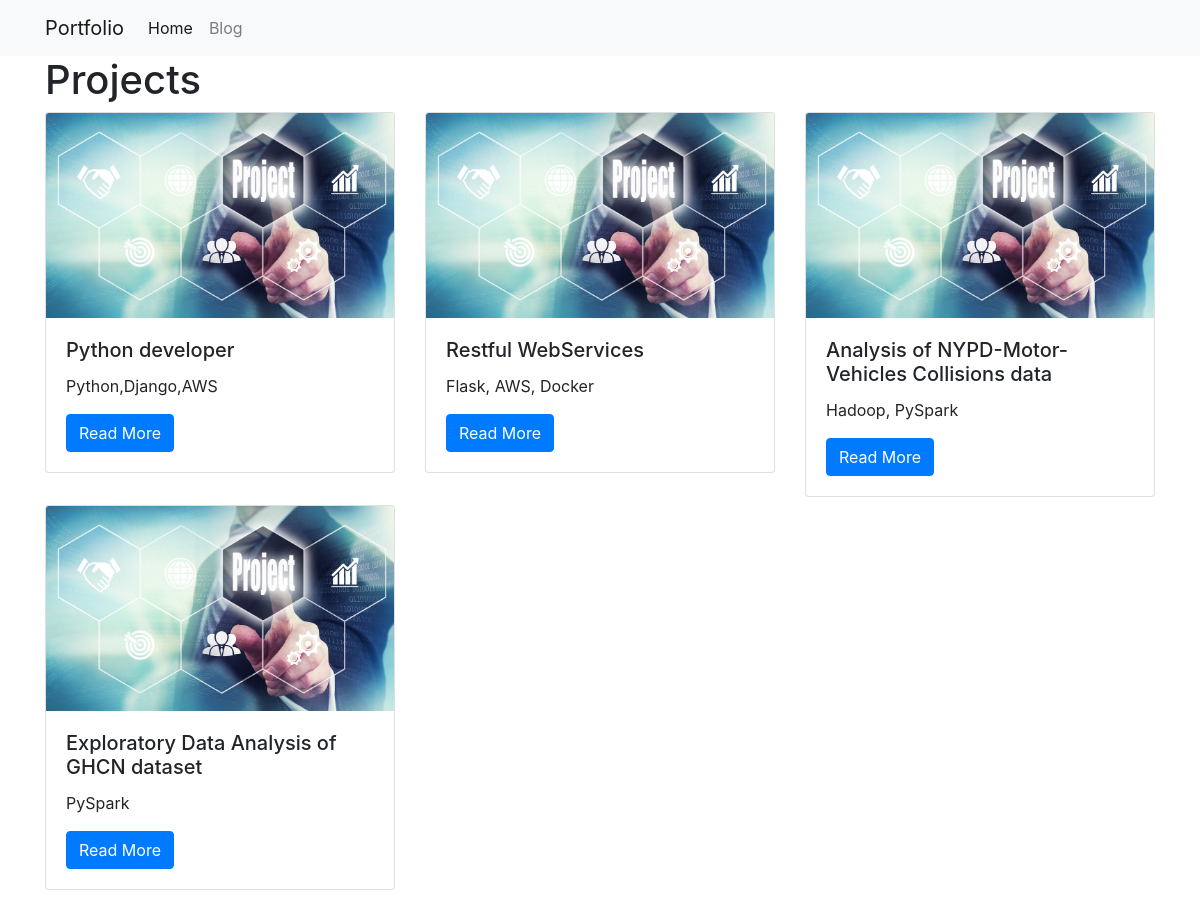
/projects/, run on the app's committed database.
### hello_world/models.py (models this page shows, shortened)
class Project(models.Model):
    objects = models.Manager()
    title = models.CharField(max_length = 100)
    description = models.TextField()
    technology = models.CharField(max_length = 20)
    image = models.ImageField(upload_to='img/')#The location of the uploaded image will be in MEDIA_ROOT/images

### hello_world/views.py (the view)
# urls.py: path('',views.project_index,name = 'project_index'),
def project_index(request):
    projects = Project.objects.all()
    context = {'projects':projects}
    return render(request,'project_index.html',context)

### hello_world/templates/project_index.html (shortened to what this page needs)
{% extends "base.html" %}
{% load static %}
{% block page_content %}
<h1>Projects</h1>
<div class="row">
{% for project in projects %}
    <div class ="col-md-4">
      <div class = "card mb-2">
       <img class = "card-img-top" src = "{{project.image.url}}">
        <div class = "card-body">
           <h5 class = "card-title">{{project.title}}</h5>
           <p class = "card-text">{{project.technology}}</p>
           <a href = "{% url 'project_detail' project.id %}" class = "btn btn-primary">Read More</a>
        </div>
      </div>
    </div>
{% endfor %}
</div>
{% endblock %}

### portfolio/templates/base.html (shortened to what this page needs)
<link rel="stylesheet" href="https://stackpath.bootstrapcdn.com/bootstrap/4.1.3/css/bootstrap.min.css">
<nav class="navbar navbar-expand-lg navbar-light bg-light">
    <div class="container">
        <a class="navbar-brand" href="{% url 'project_index' %}">Portfolio</a>
        <div class="collapse navbar-collapse" id="navbarSupportedContent">
          <ul class="navbar-nav mr-auto">
            <li class="nav-item active">
              <a class="nav-link" href="{% url 'project_index' %}">Home</a>
            </li>
            <li class="nav-item">
              <a class="nav-link" href="{% url 'blog_index' %}">Blog</a>
            </li>
          </ul>
        </div>
    </div>
</nav>
<div class="container">
    {% block page_content %}{% endblock %}
</div>

### data on the page
Project: image (picture), title "Python developer", technology "Python,Django,AWS"
Project: image (picture), title "Restful WebServices", technology "Flask, AWS, Docker"
Project: image (picture), title "Analysis of NYPD-Motor-Vehicles Collisions data", technology "Hadoop, PySpark"
Project: image (picture), title "Exploratory Data Analysis of GHCN dataset", technology "PySpark"
